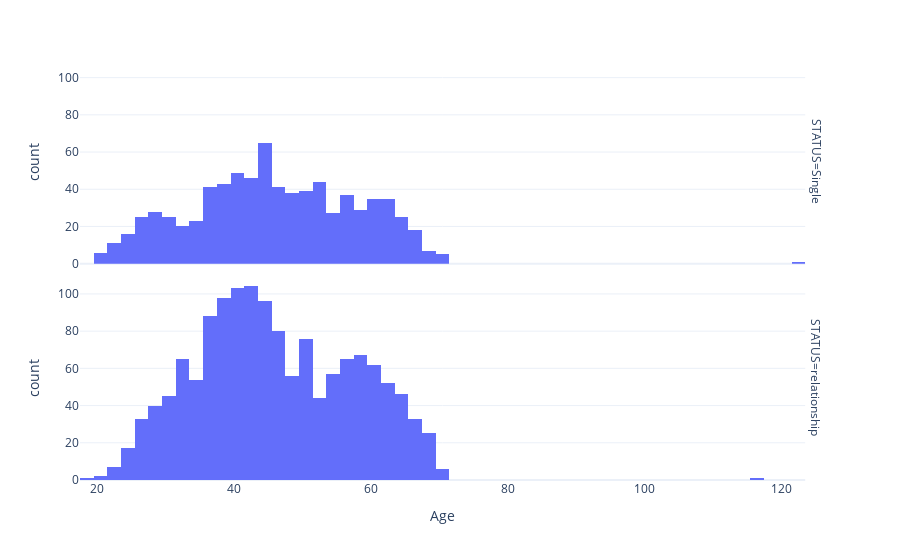

Notebook cell for this chart:
### Code cell
fig = px.histogram (df, x = "Age",  facet_row = "STATUS",  template = 'plotly_white')
fig.show ()

### Figure 1 — Plotly figure (JSON) as saved in the notebook; plotly's stock layout.template omitted (floating-point values rounded to 4 significant figures; data arrays with more than 128 entries replaced by an {"elided": "..."} marker saying what was removed)
{"data": [{"alignmentgroup": "True", "bingroup": "x", "hovertemplate": "STATUS=Single<br>Age=%{x}<br>count=%{y}<extra></extra>", "legendgroup": "", "marker": {"color": "#636efa", "pattern": {"shape": ""}}, "name": "", "offsetgroup": "", "orientation": "v", "showlegend": false, "type": "histogram", "x": {"elided": "779 int values"}, "xaxis": "x2", "yaxis": "y2"}, {"alignmentgroup": "True", "bingroup": "x", "hovertemplate": "STATUS=relationship<br>Age=%{x}<br>count=%{y}<extra></extra>", "legendgroup": "", "marker": {"color": "#636efa", "pattern": {"shape": ""}}, "name": "", "offsetgroup": "", "orientation": "v", "showlegend": false, "type": "histogram", "x": {"elided": "1423 int values"}, "xaxis": "x", "yaxis": "y"}], "layout": {"annotations": [{"font": {}, "showarrow": false, "text": "STATUS=relationship", "textangle": 90, "x": 0.98, "xanchor": "left", "xref": "paper", "y": 0.2425, "yanchor": "middle", "yref": "paper"}, {"font": {}, "showarrow": false, "text": "STATUS=Single", "textangle": 90, "x": 0.98, "xanchor": "left", "xref": "paper", "y": 0.7575, "yanchor": "middle", "yref": "paper"}], "barmode": "relative", "legend": {"tracegroupgap": 0}, "margin": {"t": 60}, "xaxis": {"anchor": "y", "domain": [0, 0.98], "title": {"text": "Age"}}, "xaxis2": {"anchor": "y2", "domain": [0, 0.98], "matches": "x", "showticklabels": false}, "yaxis": {"anchor": "x", "domain": [0, 0.485], "title": {"text": "count"}}, "yaxis2": {"anchor": "x2", "domain": [0.515, 1], "matches": "y", "title": {"text": "count"}}}}
